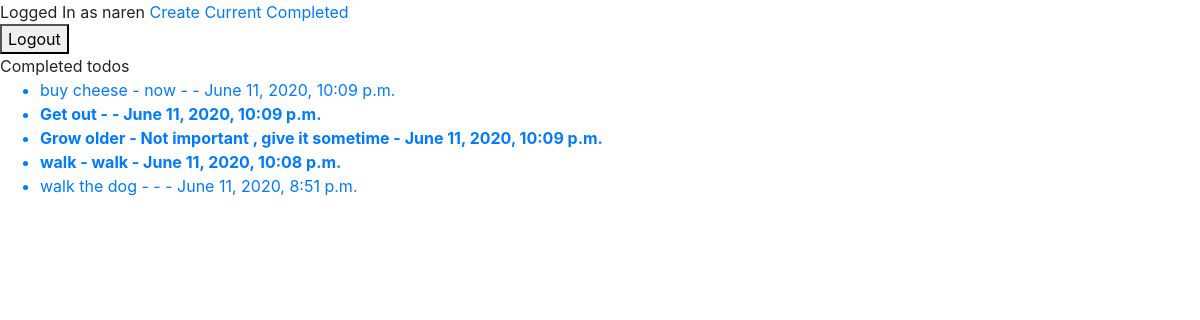
Page /completed/ (signed in) on the committed database.
### todo/models.py (models this page shows, shortened)
class Todo(models.Model):
    user = models.ForeignKey(User, on_delete=models.CASCADE)
    title = models.CharField(max_length=50)
    memo = models.TextField(blank=True)
    created = models.DateTimeField(auto_now_add=True)
    datecompleted = models.DateTimeField(null=True, blank=True)
    important = models.BooleanField(default=False)

### todo/views.py (the view)
# urls.py: path('completed/', views.completedtodos, name="completedtodos"),
@login_required
def completedtodos(request):
    todos = Todo.objects.filter(
        user=request.user, datecompleted__isnull=False).order_by('-datecompleted')
    return render(request, "todo/completedtodos.html", {'todos': todos})

### todo/templates/todo/completedtodos.html (shortened to what this page needs)
<!DOCTYPE html>
<html>
<head>
    <link rel="stylesheet" href="assets/bootstrap/css/bootstrap.min.css">
    <link rel="stylesheet" href="assets/css/Navigation-with-Button.css">
    <link rel="stylesheet" href="assets/css/styles.css">
</head>
<body>{% extends 'todo/base.html' %}
{% block content %}
Completed todos
<ul>
 {% for todo in todos %}
    {% if todo.important %}
    <a href="{% url 'viewtodo' todo.id %}"><b><li>{{ todo.title }} - {% if todo.memo %}{{ todo.memo }}{% endif %} - {{ todo.datecompleted }}</li></b></a>
    {% else %}
    <a href="{% url 'viewtodo' todo.id %}"><li>{{ todo.title }} - {% if todo.memo %}{{ todo.memo }}{% endif %} - - {{ todo.datecompleted }}</li></a>
    {% endif %}
{% endfor %}
</ul>
{% endblock %}

### todo/templates/todo/base.html (shortened to what this page needs)
<!DOCTYPE html>
<html>
<head>
    <link rel="stylesheet" href="assets/bootstrap/css/bootstrap.min.css">
    <link rel="stylesheet" href="assets/css/Navigation-with-Button.css">
    <link rel="stylesheet" href="assets/css/styles.css">
</head>
<body>{% if user.is_authenticated %}
Logged In as {{ user.username }}
<a href="{% url 'createtodo' %}">Create</a>
<a href="{% url 'currenttodos' %}">Current</a>
<a href="{% url 'completedtodos' %}">Completed</a>
<form action="{% url 'logoutuser' %}" method="post">
<button type="submit">Logout</button>
</form>
{% else %}
<a href="{% url 'signupuser' %}">Signup </a><br>
<a href="{% url 'loginuser' %}">Login </a>
{% endif %}
{% block content %}{% endblock %}
</body>
</html>

### rows in the picture
Todo: title "buy cheese", memo "now", datecompleted "June 11, 2020, 10:09 p.m."
Todo: title "Get out", datecompleted "June 11, 2020, 10:09 p.m."
Todo: title "Grow older", memo "Not important , give it sometime", datecompleted "June 11, 2020, 10:09 p.m."
Todo: title "walk", memo "walk", datecompleted "June 11, 2020, 10:08 p.m."
Todo: title "walk the dog", datecompleted "June 11, 2020, 8:51 p.m."

### other values in the picture
{{ user.username }} "naren"
